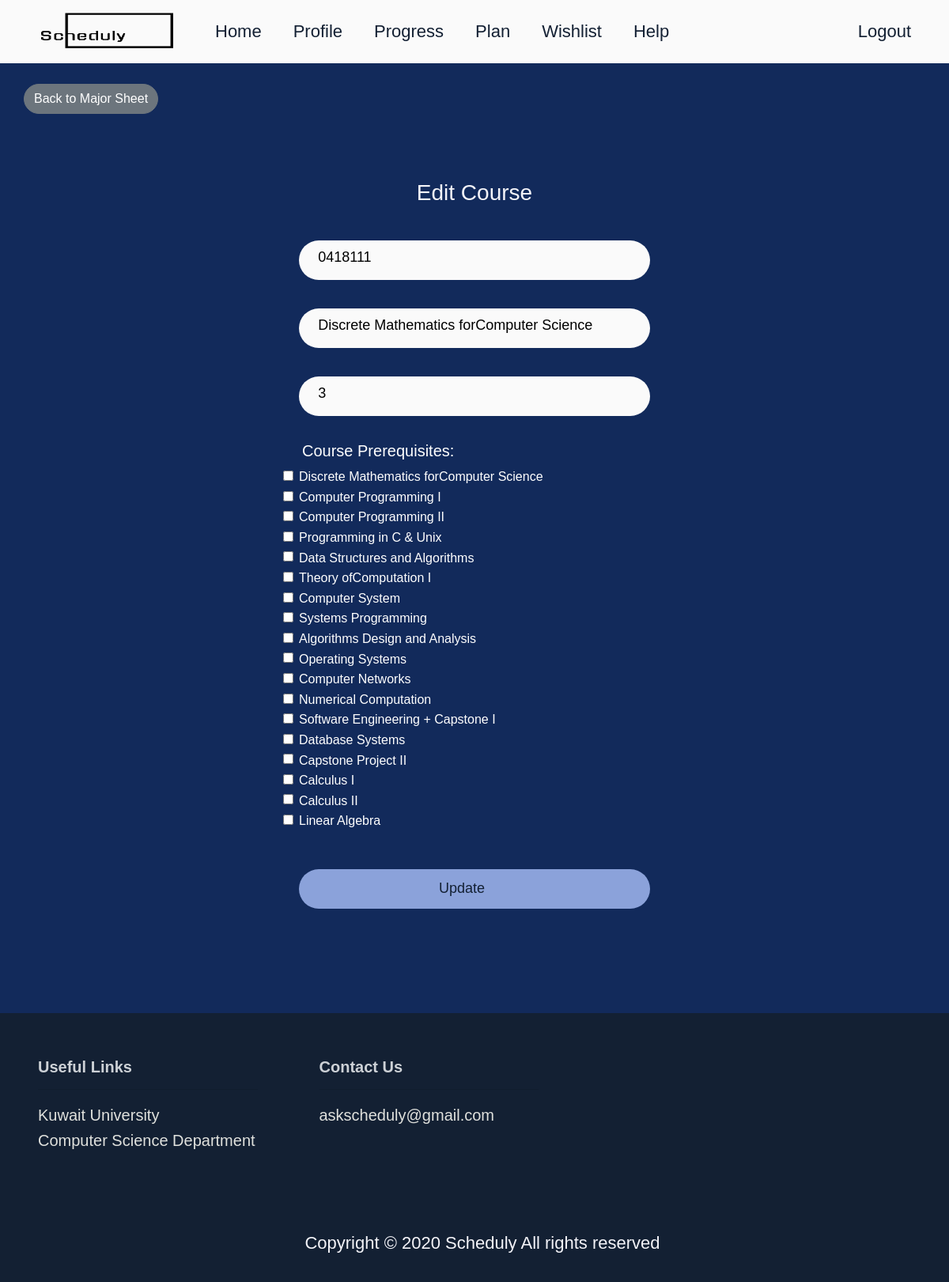
/manage/edit/major_sheet/edit/course/0418111/ (signed in), run on the app's committed database.
### scheduly_app/models.py (models this page shows, shortened)
class Course(models.Model):
    name = models.CharField(max_length=150)
    number = models.CharField(max_length=12, unique=True, validators=[
        RegexValidator(r'^[0-9]*$', message="Course number must consists of numbers only")])
    prerequisite = models.ManyToManyField(
        'self', related_name='dependants', symmetrical=False, blank=True)
    credits = models.PositiveIntegerField(blank=False, default=3)
    chosen_by = models.ManyToManyField(
        "Instructor", related_name="courses_chosen_by", blank=True)

### scheduly_app/views.py (the view, shortened to what this page needs)
# urls.py: path('manage/edit/major_sheet/edit/course/<str:course_number>/', edit_course, name='edit-course'),
def edit_course(request, course_number):
    if request.user.is_anonymous:
        return redirect('login')
    courses = Course.objects.all()
    electives = ElectiveCourse.objects.all()
    all_courses = chain(courses, electives)
    try:
        course_obj = Course.objects.get(number=course_number)
        if request.method == "GET":
            context = {"courses": courses, "course": course_obj,
                       "prerequisites": course_obj.prerequisite.all()}
            return render(request, 'admin/admin_edit_course.html', context)
    except ObjectDoesNotExist:
        pass

### scheduly_app/templates/admin/admin_edit_course.html (shortened to what this page needs)
{% extends "base.html" %}
{% block content %}
      <br>
          <div class="" style="padding-left: 30px">
            <a
              class="btn btn-secondary rounded-pill"
              href="{% url 'edit-major-sheet' %}"
            >
            Back to Major Sheet
            </a>
          </div>
<div class="p-5 d-flex justify-content-center">
  <div class="add_div w-75">
    <form
      class="form-group  ml-5 mr-5 pl-5 pr-5 text-dark"
      action="{% url 'edit-course' course.number %}"
      method="POST"
    >
      <div class=" pb-3 text-center">
        <h3 class="title">
          Edit Course
        </h3>
      </div>
      <div class="form-group  pb-3 pr-5 pl-5 mr-5 ml-5">
        <input
          name="number"
          value= {{course.number}}
          class="form-input rounded-pill pb-2"
        />
      </div>
      <div class="form-group  pb-3 pr-5 pl-5 mr-5 ml-5">
        <input
          name="name"
          value= '{{course.name}}'
          class="form-input rounded-pill pb-2"
        />
      </div>
      <div class="form-group  pb-3 pr-5 pl-5 mr-5 ml-5">
        <input
          name="credits"
          value= {{course.credits}}
          class="form-input rounded-pill pb-2"
        />
      </div>
        <h5 style="color:white; padding-left:100px ;">Course Prerequisites:</h5>
        <div class="form-check pb-5 pl-5 mr-5 ml-5">
         {% for singlecourse in courses %}
            {% if singlecourse in prerequisites %}
              <input class="form-check-input" type="checkbox" value={{singlecourse.number}} name="prerequisite" checked>
              <label class="form-check-label" style="color:white;">
              {{singlecourse.name}}</label>
            {% else %}
               <input class="form-check-input" type="checkbox" value={{singlecourse.number}} name="prerequisite">
              <label class="form-check-label" style="color:white;">
                {{singlecourse.name}}</label>
            {% endif%}
          <br>
        {% endfor %}
        </div>
      <div class=" pb-5 pr-5 pl-5 mr-5 ml-5 bd-highlight">
        <button
          class="form-button-submit pr-5  btn-lg  rounded-pill"
          type="submit"
          value="Create"
        >
          Update
        </button>
      </div>
    </form>
  </div>
</div>
{% endblock content %}

### scheduly_app/static/css/login.css (style rules this page uses)
* { box-sizing: border-box; }
body { font-family: "Segoe UI", sans-serif; font-size: 1rem; line-height: 1.6; height: 100%; }
.bg-img { background-color: #122a5b; }
::placeholder { color: #122a5b; box-sizing: border-box; opacity: 1; }
.form-input { box-sizing: border-box; border-color: transparent; padding-left: 5%; background: #fafafa; width: 100%; height: 50px; font-size: 18px; }
.form-group { margin: 20px; margin-bottom: 1rem; }
.form-button-submit { border: 2px solid transparent; background: #8ba2da; color: #132033; width: 100%; font-size: 18px; margin-bottom: 30px; height: 50px; }

### scheduly_app/static/css/admin_add.css (style rules this page uses)
* { box-sizing: border-box; }
body { font-family: Arial, Helvetica, sans-serif; }
.bg-img { background-color: #122a5b; }
.add_div { background-color: #122a5b; color: #f4f4f9; padding-top: 15px; }
::placeholder { color: #122a5b; box-sizing: border-box; opacity: 1; }
.form-input { box-sizing: border-box; border-color: transparent; padding-left: 5%; background: #fafafa; width: 100%; height: 50px; font-size: 18px; }
.form-group { margin: 20px; margin-bottom: 1rem; }
.form-button-submit { border: 2px solid transparent; background: #8ba2da; color: #132033; width: 100%; font-size: 18px; margin-bottom: 30px; height: 50px; }

### scheduly_app/static/css/admin_delete.css (style rules this page uses)
.title { color: #f4f4f9; }

### scheduly_app/static/css/footer.css (style rules this page uses)
.Site { display: flex; min-height: 100; flex-direction: column; }

### scheduly_app/static/css/instructor_wishlist.css (style rules this page uses)
* { box-sizing: border-box; }
body { font-family: Arial, Helvetica, sans-serif; }
.bg-img { background-color: #122a5b; }

### scheduly_app/static/css/instructors_statistics.css (style rules this page uses)
* { box-sizing: border-box; }
body { font-family: Arial, Helvetica, sans-serif; }
.bg-img { background-color: #122a5b; }
.form-button-submit { border: 2px solid transparent; background: #8ba2da; color: #132033; width: 100%; font-size: 18px; margin-bottom: 30px; height: 50px; }

### data on the page
Course: number "0418111", name "Discrete Mathematics forComputer Science", credits "3"
Course: name "Computer Programming I"
Course: name "Computer Programming II"
Course: name "Programming in C & Unix"
Course: name "Data Structures and Algorithms"
Course: name "Theory ofComputation I"
Course: name "Computer System"
Course: name "Systems Programming"
Course: name "Algorithms Design and Analysis"
Course: name "Operating Systems"
Course: name "Computer Networks"
Course: name "Numerical Computation"
Course: name "Software Engineering + Capstone I"
Course: name "Database Systems"
Course: name "Capstone Project II"
Course: name "Calculus I"
Course: name "Calculus II"
Course: name "Linear Algebra"
